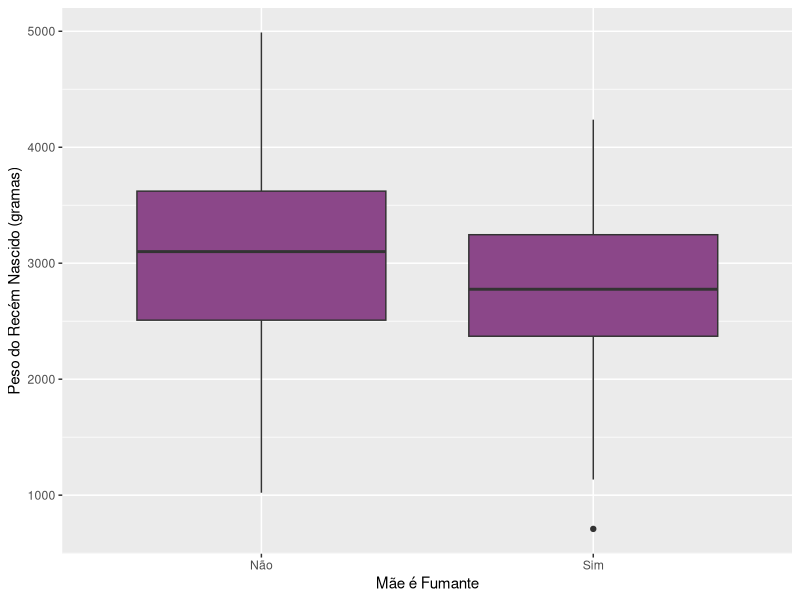

The R script that drew this image:
# Solução Lista 10 de Exercícios
# Teste de Hipótese Para Fatores de Risco Associados ao Baixo Peso de Recém Nascidos

# Testando diferenças na média entre dois grupos

# Hipótese Nula (H0) – Os pesos dos recém-nascidos não diferem entre mães fumantes e não fumantes.
# Hipótese Alternativa (H1) – Os pesos dos recém-nascidos diferem entre mães fumantes e não fumantes.

# Usando a função t.test() em R qual sua conclusão? Rejeitamos ou não a H0?

# Pacotes
library(MASS)
library(plyr)
library(ggplot2)


# Dataset
?birthwt
nascimentos <- birthwt
View(nascimentos)
class(nascimentos)
str(nascimentos)


# Ajustando o nome das colunas
colnames(nascimentos) <- c("peso_abaixo_2500", "idade_mae", "peso_mae", 
                       "raca", "mae_fumante", "numero_anterior_prematuros", "historico_hipertensao", "irritabilidade_uterina", 
                       "visitas_ao_medico", "peso_nascimento_gramas")

View(nascimentos)


# Transformar variáveis em fatores com níveis descritivos
nascimentos <- mutate(nascimentos, 
                      raca = as.factor(mapvalues(raca, c(1, 2, 3), c("Branco","Negro", "Outro"))),
                      mae_fumante = as.factor(mapvalues(mae_fumante, c(0,1), c("Não", "Sim"))),
                      historico_hipertensao = as.factor(mapvalues(historico_hipertensao, c(0,1), c("Não", "Sim"))),
                      irritabilidade_uterina = as.factor(mapvalues(irritabilidade_uterina, c(0,1), c("Não", "Sim")))
)

str(nascimentos)


# Criando boxplot mostrando como o peso_nascimento_gramas varia entre status de fumante
qplot(x = mae_fumante, y = peso_nascimento_gramas,
      geom = "boxplot", data = nascimentos,
      xlab = "Mãe é Fumante", 
      ylab = "Peso do Recém Nascido (gramas)",
      fill = I("orchid4"))


# O gráfico acima sugere que o tabagismo está associado ao menor peso do recém nascido. 
# Como podemos avaliar se essa diferença é estatisticamente significativa?
  
# Vamos calcular uma tabela de resumo
ddply(nascimentos, ~ mae_fumante, summarize,
      mean.nascimentos = mean(peso_nascimento_gramas),
      sd.nascimentos = sd(peso_nascimento_gramas)
)


# É bom ter o desvio padrão, mas, para avaliar a significância estatística, 
# queremos realmente ter o erro padrão (que o desvio padrão foi ajustado pelo tamanho do grupo).
ddply(nascimentos, ~ mae_fumante, summarize,
      group.size = length(peso_nascimento_gramas),
      media_peso = mean(peso_nascimento_gramas),
      desvio_padrao_peso = sd(peso_nascimento_gramas),
      erro_padrao_peso = desvio_padrao_peso / sqrt(group.size)
)

# Essa diferença parece bastante significativa. 
# Para executar um teste t de duas amostras, podemos simplesmente usar a função t.test().

# Um teste t é um teste analítico usado para determinar se há uma diferença significativa 
# entre dois conjuntos de dados ou se a média de um conjunto de dados difere 
# significativamente de um valor previsto.

nascimentos.t.test <- t.test(peso_nascimento_gramas ~ mae_fumante, data = nascimentos)
nascimentos.t.test


# Vemos a partir deste resultado que a diferença é altamente significativa. 
# A função t.test () também gera um intervalo de confiança.

# Observe que a função retorna muitas informações e podemos acessar cada elemento retornado.

# A capacidade de extrair informações específicas da saída do teste de hipótese permite 
# que você relate seus resultados usando blocos de código em linha. 

# Ou seja, você não precisa codificar estimativas, valores-p, intervalos de confiança, etc.

names(nascimentos.t.test)
nascimentos.t.test$p.value 
nascimentos.t.test$estimate  
nascimentos.t.test$conf.int  
attr(nascimentos.t.test$conf.int, "conf.level") 

# Calculando a diferença entre os grupos
nascimentos.smoke.diff <- round(nascimentos.t.test$estimate[1] - nascimentos.t.test$estimate[2], 1)
nascimentos.smoke.diff

# Verificando o nível de confiança usado no teste
conf.level <- attr(nascimentos.t.test$conf.int, "conf.level") * 100
conf.level

# Nosso estudo constata que os pesos ao nascer são, em média, 283,8g mais altos 
# no grupo de não fumantes do que no grupo de fumantes 
# (estatística t 2,73, valor-p = 0,007, IC 95% [78,6, 489] g)

# Um pequeno valor-p (normalmente ≤ 0,05) indica forte evidência contra a hipótese nula; 
# portanto, você rejeita a hipótese nula. 

# Um valor-p grande (> 0,05) indica evidência fraca contra a hipótese nula; 
# portanto, você falha em rejeitar a hipótese nula.

# Para este exercício, rejeitamos a H0 pois o valor-p é menor que 0.05.








